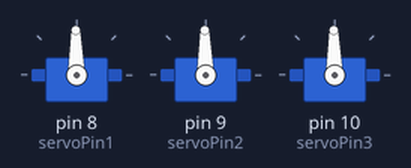
The sketch below on a simulated Arduino Uno, built with avr-gcc and run on an emulated ATmega328P. Shown: 3 × servo. What the sketch prints to the serial monitor is not drawn.

Above: at 0.15 s.
Timing chart, 0 to 26.2 s (numbered marks = the images above):
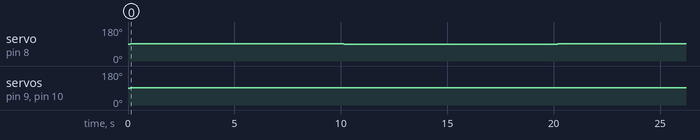

Measured:
- by itself, servo on pin 8 (servoPin1): alternates 91° for 10.0 s and 88° for 10.1 s
- by itself, servo on pin 9 (servoPin2), servo on pin 10 (servoPin3): alternates 92° for 10.1 s and 91° for 10.0 s

The sketch:

delta_new_IK.ino
```cpp
#include <math.h>
#include <Servo.h>

struct Coordinate_f {
    float x;
    float y;
    float z;
};

#define SERVO_1_MIN 520//TODO: pulse limits will need to be calibrated for your specific servos
#define SERVO_1_MAX 2480
#define SERVO_2_MIN 560
#define SERVO_2_MAX 2520
#define SERVO_3_MIN 560
#define SERVO_3_MAX 2500
#define SERVO_4_MIN 540
#define SERVO_4_MAX 2400

Coordinate_f end_effector;
Coordinate_f home_position;

#define L1 100
#define L2 300
#define L3 35

// Servo pins
const int servoPin1 = 8;
const int servoPin2 = 9;
const int servoPin3 = 10;

#define END_EFFECTOR_Z_OFFSET 0
#define SERVO_OFFSET_X 75
#define SERVO_OFFSET_Y 0
#define SERVO_OFFSET_Z (40 + END_EFFECTOR_Z_OFFSET)
//#define SERVO_OFFSET_Z_INVERTED -293

#define SERVO_ANGLE_MIN 0.78539816339744830961566084581988f //45 degrees
#define SERVO_ANGLE_MAX 3.9269908169872415480783042290994f //225 degrees

int servo_1_pulse_count = 0;
int servo_2_pulse_count = 0;
int servo_3_pulse_count = 0;

Servo servo1;
Servo servo2;
Servo servo3;

float servo_1_angle;
float servo_2_angle;
float servo_3_angle;

byte link_2 = L2;
byte axis_direction = 1;
float servo_offset_z = SERVO_OFFSET_Z;


 void setup() {

  // Attach servo objects to pins
  servo1.attach(servoPin1);
  servo2.attach(servoPin2);
  servo3.attach(servoPin3);

  // Initialize serial communication
  Serial.begin(9600);
  delay(100);
}

void printi(String text, double a) {
  Serial.print(text);
  Serial.print(a);
}


/*------------------------------------------------------------------------------------------------------------------------------------------------------*/

bool inverse_kinematics_1(float xt, float yt, float zt){
    zt -= servo_offset_z; //Remove the differance in height from ground level to the centre of rotation of the servos

    float arm_end_x = xt + L3; //Adding the distance between the end effector centre and ball joints to the target x coordinate
    float l2p = sqrt(pow(link_2, 2) - pow(yt, 2)); //The length of link 2 when projected onto the XZ plane

    float l2pAngle = asin(yt / link_2); //Gives the angle between link2 and the ball joints. (Not actually necessary to calculate the inverse kinematics. Just used to prevent the arms ripping themselves apart.)
    if(!(abs(l2pAngle) < 0.59341194567807205615405486128613f)){ //Prevents the angle between the ball joints and link 2 (L2) going out of range. (Angle was determined by emprical testing.)
//printi("ERROR: Ball joint 1 out of range: l2pAngle = ", radsToDeg(l2pAngle));
        return false;
    }

    float ext = sqrt(pow (zt, 2) + pow(SERVO_OFFSET_X - arm_end_x, 2)); //Extension of the arm from the centre of the servo rotation to the end ball joint of link2

    if(ext <= l2p - L1 || ext >= L1 + l2p){ //Checks the extension in the reachable range (This limit assumes that L2 is greater than L1)
//printi("ERROR: Extension 1 out of range: ext = ", ext);
        return false;
    }

    float phi = acos((pow(L1, 2) + pow(ext, 2) - pow(l2p, 2)) / (2 * L1 * ext)); //Cosine rule that calculates the angle between the ext line and L1
    float omega = atan2(zt, SERVO_OFFSET_X - arm_end_x); //Calculates the angle between horizontal (X) the ext line with respect to its quadrant
    float theta = phi + omega; //Theta is the angle between horizontal (X) and L1

    if(!(theta >= SERVO_ANGLE_MIN && theta <= SERVO_ANGLE_MAX)){ //Checks the angle is in the reachable range
//printi("ERROR: Servo angle 1 out of range: Angle = ", radsToDeg(theta));
        return false;
    }

    servo_1_angle = theta;
    return true;
}

/*------------------------------------------------------------------------------------------------------------------------------------------------------*/
bool inverse_kinematics_2(float xt, float yt, float zt){
    zt -= servo_offset_z;
    float x = xt;
    float y = yt;
    xt = x * cos(2.0943951023931954923084289221863f) - y * sin(2.0943951023931954923084289221863f); //Rotate coordinate frame 120 degrees
    yt = x * sin(2.0943951023931954923084289221863f) + y * cos(2.0943951023931954923084289221863f);

    float arm_end_x = xt + L3;
    float l2p = sqrt(pow(link_2, 2) - pow(yt, 2));

    float l2pAngle = asin(yt / link_2);
    if(!(abs(l2pAngle) < 0.59341194567807205615405486128613f)){ //Prevents the angle between the ball joints and link 2 (L2) going out of range.
//printi("ERROR: Ball joint 2 out of range: l2pAngle = ", radsToDeg(l2pAngle));
        return false;
    }

    float ext = sqrt(pow (zt, 2) + pow(SERVO_OFFSET_X - arm_end_x, 2));

    if(ext <= l2p - L1 || ext >= L1 + l2p){ //This limit assumes that L2 is greater than L1
// printi("ERROR: Extension 2 out of range: ext = ", ext);
        return false;
    }

    float phi = acos((pow(L1, 2) + pow(ext, 2) - pow(l2p, 2)) / (2 * L1 * ext));
    float omega = atan2(zt, SERVO_OFFSET_X - arm_end_x);
    float theta = phi + omega;

    if(!(theta >= SERVO_ANGLE_MIN && theta <= SERVO_ANGLE_MAX)){
//printi("ERROR: Servo angle 2 out of range: Angle = ", radsToDeg(theta));
        return false;
    }

    servo_2_angle = theta;
    return true;
}

/*------------------------------------------------------------------------------------------------------------------------------------------------------*/
bool inverse_kinematics_3(float xt, float yt, float zt){
    zt -= servo_offset_z;

    float x = xt;
    float y = yt;
    xt = x * cos(4.1887902047863909846168578443727f) - y * sin(4.1887902047863909846168578443727f); //Rotate coordinate frame 240 degrees
    yt = x * sin(4.1887902047863909846168578443727f) + y * cos(4.1887902047863909846168578443727f);

    float arm_end_x = xt + L3;
    float l2p = sqrt(pow(link_2, 2) - pow(yt, 2));

    float l2pAngle = asin(yt / link_2);
    if(!(abs(l2pAngle) < 0.59341194567807205615405486128613f)){ //Prevents the angle between the ball joints and link 2 (L2) going out of range.
//printi("ERROR: Ball joint 1 out of range: l2pAngle = ", radsToDeg(l2pAngle));
        return false;
    }

    float ext = sqrt(pow (zt, 2) + pow(SERVO_OFFSET_X - arm_end_x, 2));

    if(ext <= l2p - L1 || ext >= L1 + l2p){ //This limit assumes that L2 is greater than L1
//printi("ERROR: Extension 3 out of range: ext = ", ext);
        return false;
    }

    float phi = acos((pow(L1, 2) + pow(ext, 2) - pow(l2p, 2)) / (2 * L1 * ext));
    float omega = atan2(zt, SERVO_OFFSET_X - arm_end_x);
    float theta = phi + omega;

    if(!(theta >= SERVO_ANGLE_MIN && theta <= SERVO_ANGLE_MAX)){
//printi("ERROR: Servo angle 3 out of range: Angle = ", radsToDeg(theta));
        return false;
    }

    servo_3_angle = theta;
    return true;
}

double radsToDeg(double rads) {
  return rads * 180 / PI;
}
/*------------------------------------------------------------------------------------------------------------------------------------------------------*/
bool inverse_kinematics(float xt, float yt, float zt){
    if(axis_direction == 1){//if axis are inverted
        xt = -xt;
        zt = -zt;
    }

    if(inverse_kinematics_1(xt, yt, zt) && inverse_kinematics_2(xt, yt, zt) && inverse_kinematics_3(xt, yt, zt)){ //Calculates and checks the positions are valid.
        if(axis_direction == 1){//if axis are inverted
            end_effector.x = -xt;
            end_effector.z = -zt;
        }
        else{
            end_effector.x = xt;
            end_effector.z = zt;
        }
        end_effector.y = yt;

        servo_1_pulse_count = round(map(servo_1_angle, SERVO_ANGLE_MIN, SERVO_ANGLE_MAX, SERVO_1_MAX, SERVO_1_MIN));
        servo_2_pulse_count = round(map(servo_2_angle, SERVO_ANGLE_MIN, SERVO_ANGLE_MAX, SERVO_2_MAX, SERVO_2_MIN));
        servo_3_pulse_count = round(map(servo_3_angle, SERVO_ANGLE_MIN, SERVO_ANGLE_MAX, SERVO_3_MAX, SERVO_3_MIN));
        Serial.print("x=");
          Serial.print(-xt);
          Serial.print(",       y=");
          Serial.print(yt);
          Serial.print(",       z=");
          Serial.print(zt);
        Serial.print("       ,s1= ");
        Serial.print(radsToDeg(servo_1_angle));
        Serial.print("       ,s2= ");
        Serial.print(radsToDeg(servo_2_angle));
        Serial.print("       ,s3= ");
        Serial.println(radsToDeg(servo_3_angle));
        servo1.write(radsToDeg(servo_1_angle));
        servo2.write(radsToDeg(servo_2_angle));
        servo3.write(radsToDeg(servo_3_angle));
//        Serial.println("Pulse count");
//        Serial.println(servo_1_pulse_count );
//        Serial.println(servo_2_pulse_count );
//        Serial.println(servo_3_pulse_count );
        return true;
    }
    return false;
}

/*------------------------------------------------------------------------------------------------------------------------------------------------------*/
void findValidPositions() {
  // Define the range of x, y, and z coordinates
  float minX = -500;
  float maxX = 500;
  float minY = -500;
  float maxY = 500;
  float minZ = -130;
  float maxZ = 110;
  float stepSize = 2; // Adjust this value based on your desired granularity

  // Iterate over each combination of x, y, and z coordinates
  for (float z = minZ; z <= maxZ; z += 1) {
    for (float y = minY; y <= maxY; y += stepSize) {
      for (float x = minX; x <= maxX; x += stepSize) {

        // Check if the position is valid using inverse kinematics
        if (inverse_kinematics(x, y, z)) {
          // Valid position found

        }
      }
    }
  }
}


void loop() {

  servo1.write(91);
  servo2.write(91);
  servo3.write(91);
  Serial.println("91");
  delay(10000);


//  servo1.write(30);
//  servo2.write(25);
//  servo3.write(75);
//  Serial.println("90");
//  delay(6000);

  Serial.println("IK");
  inverse_kinematics(5, 0, -130);

//  findValidPositions();
  Serial.println("------------------------IK-O---------------------------");


  delay(10000);
}
```
